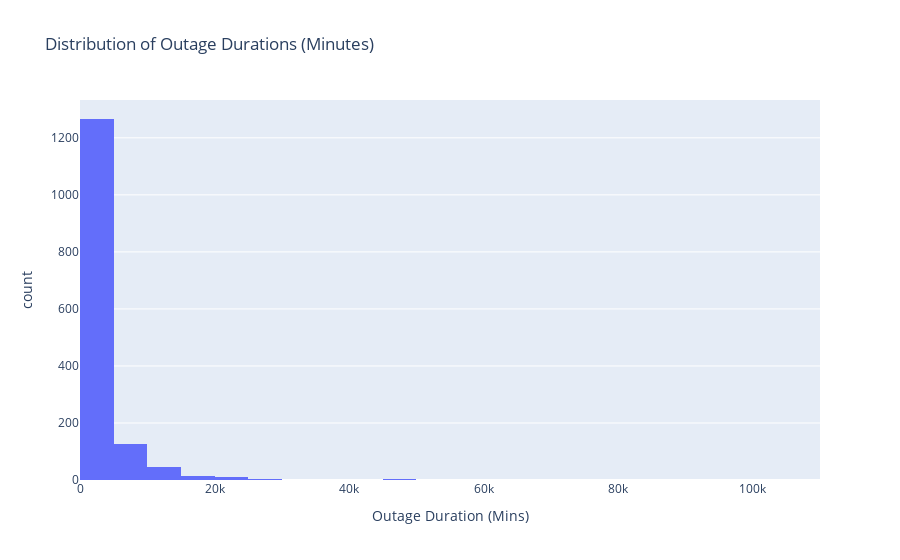
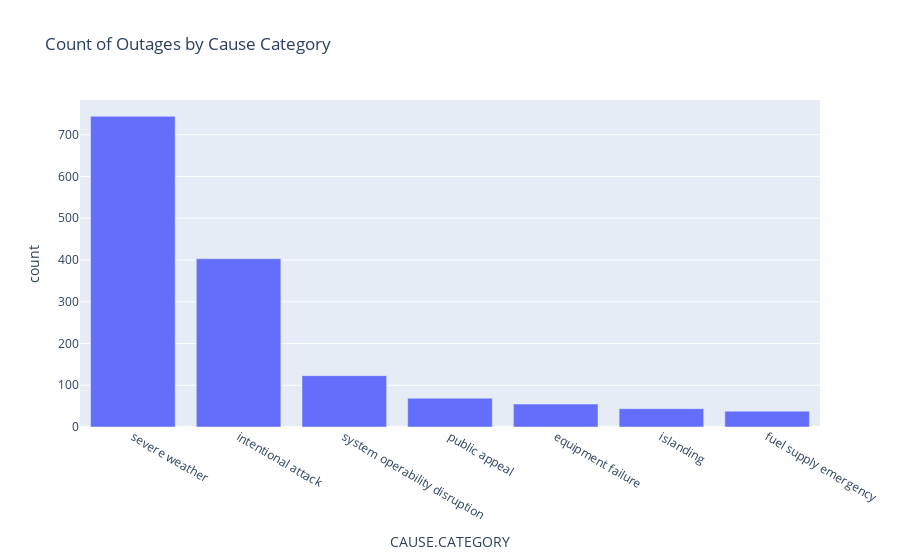

The notebook cell these images were saved under, in order:
### Markdown cell above
### univariate analysis

### Code cell
# Plot 1: Distribution of Outage Duration
fig_uni_1 = px.histogram(df_cleaned, x='OUTAGE.DURATION', nbins=50, 
                         title='Distribution of Outage Durations (Minutes)',
                         labels={'OUTAGE.DURATION': 'Outage Duration (Mins)'})
fig_uni_1.write_html("outage_duration.html", include_plotlyjs='cdn')
fig_uni_1.show()

# Plot 2: Distribution of Outage Causes
fig_uni_2 = px.bar(df_cleaned['CAUSE.CATEGORY'].value_counts().reset_index(), 
                   x='CAUSE.CATEGORY', y='count', 
                   title='Count of Outages by Cause Category')
fig_uni_2.write_html("cause_category.html", include_plotlyjs='cdn')
fig_uni_2.show()

### Figure 1 — Plotly figure (JSON) as saved in the notebook; plotly's stock layout.template omitted (floating-point values rounded to 4 significant figures; data arrays with more than 128 entries replaced by an {"elided": "..."} marker saying what was removed)
{"data": [{"bingroup": "x", "hovertemplate": "Outage Duration (Mins)=%{x}<br>count=%{y}<extra></extra>", "legendgroup": "", "marker": {"color": "#636efa", "pattern": {"shape": ""}}, "name": "", "nbinsx": 50, "orientation": "v", "showlegend": false, "type": "histogram", "x": {"elided": "1476 float values"}, "xaxis": "x", "yaxis": "y"}], "layout": {"barmode": "relative", "legend": {"tracegroupgap": 0}, "title": {"text": "Distribution of Outage Durations (Minutes)"}, "xaxis": {"anchor": "y", "domain": [0, 1], "title": {"text": "Outage Duration (Mins)"}}, "yaxis": {"anchor": "x", "domain": [0, 1], "title": {"text": "count"}}}}

### Figure 2 — Plotly figure (JSON) as saved in the notebook; plotly's stock layout.template omitted (floating-point values rounded to 4 significant figures)
{"data": [{"hovertemplate": "CAUSE.CATEGORY=%{x}<br>count=%{y}<extra></extra>", "legendgroup": "", "marker": {"color": "#636efa", "pattern": {"shape": ""}}, "name": "", "orientation": "v", "showlegend": false, "textposition": "auto", "type": "bar", "x": ["severe weather", "intentional attack", "system operability disruption", "public appeal", "equipment failure", "islanding", "fuel supply emergency"], "xaxis": "x", "y": [744, 403, 123, 69, 55, 44, 38], "yaxis": "y"}], "layout": {"barmode": "relative", "legend": {"tracegroupgap": 0}, "title": {"text": "Count of Outages by Cause Category"}, "xaxis": {"anchor": "y", "domain": [0, 1], "title": {"text": "CAUSE.CATEGORY"}}, "yaxis": {"anchor": "x", "domain": [0, 1], "title": {"text": "count"}}}}
